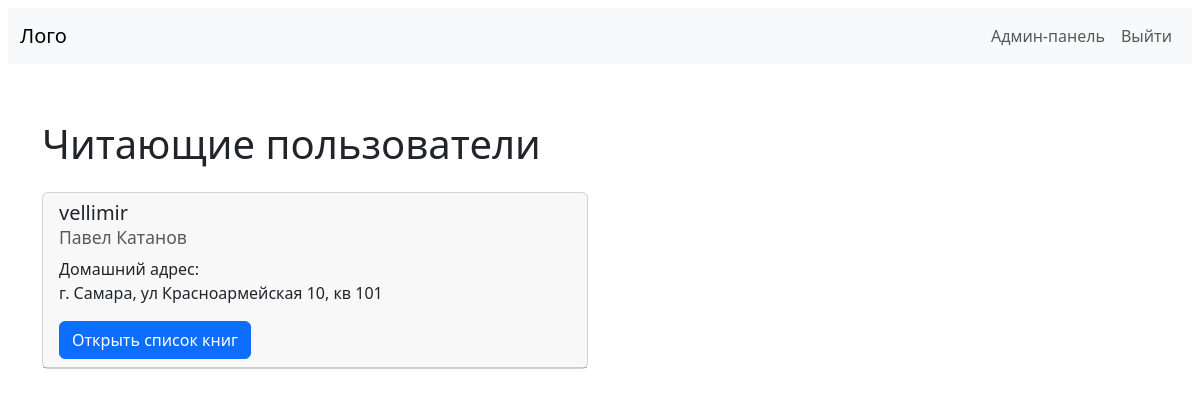
The app's page /users-books (signed in), older data.
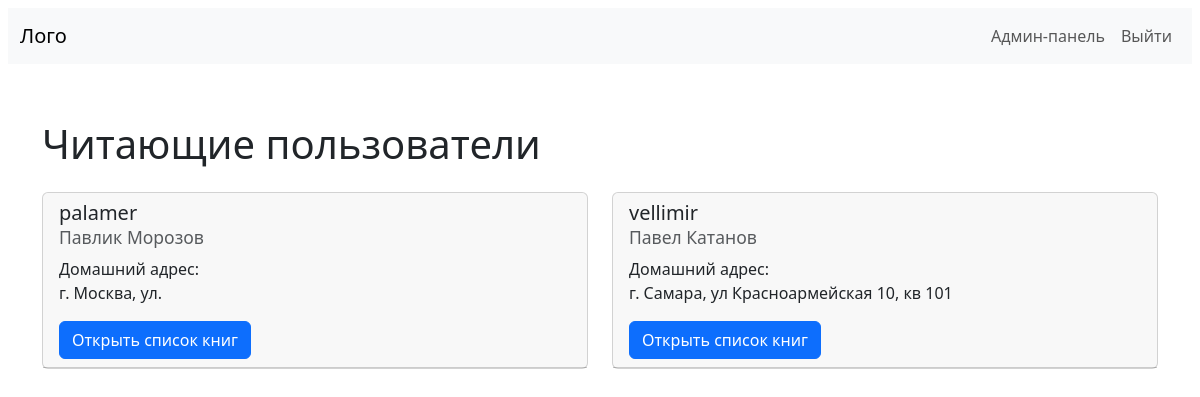
The same page, newer data.
### users/models.py (models this page shows)
class User(StrMixin, AbstractUser):
    ROLE_USER = [
        ('librarian', 'Библиотекарь'),
        ('reader', 'Читатель'),
    ]
    role = models.CharField(
        max_length=50,
        blank=False,
        null=False,
        choices=ROLE_USER,
    )
    employee_id = models.CharField(
        max_length=100,
        blank=True,
        null=True,
        verbose_name="Табельный номер"
    )
    first_name = models.CharField(max_length=150, blank=True, verbose_name="Имя")
    last_name = models.CharField(max_length=150, blank=True, verbose_name="Фамилия")
    address = models.TextField(blank=True, verbose_name="Адрес проживания")

### books/views.py (the view)
# urls.py: path("users-books", views.users_read_books, name="users_read_books"),
@auth_and_role_required("librarian")
def users_read_books(request):
    users_books = ReadBookForUser.objects.select_related('user').prefetch_related('book')
    user_book_dict = {}
    for item in users_books:
        if item.user not in user_book_dict:
            user_book_dict[item.user] = []
        user_book_dict[item.user].append(item)
    context = {
        "title": "Читающие пользователи",
        "user_book_dict": user_book_dict,
    }
    return render(request, "books/page_debtors.html", context)

### users/my_decor.py (called while the page is built)
def auth_and_role_required(role):
    def decorator(view_func):
        @wraps(view_func)
        @login_required
        def _wrapped_view(request, *args, **kwargs):
            try:
                user_role = request.user.role
            except AttributeError:
                return redirect('login')
            if user_role == role:
                return view_func(request, *args, **kwargs)
            elif user_role == "librarian":
                return redirect('users_read_books')
            elif user_role == "reader":
                return redirect('catalog')
        return _wrapped_view
    return decorator

### books/templates/books/page_debtors.html (shortened to what this page needs)
{% extends 'base.html' %}
{% load static %}
{% block content %}
{% if user.role ==  'librarian' %}
<div class="container mt-5">
    <h1 class="mb-4">{{ title }}</h1>
    <div class="row">
        {% for user, books in user_book_dict.items %}
            <div class="col-md-6 mb-4">
                <div class="card">
                    <div class="card-header">
                        <h5 class="card-title">
                            {{ user.username }} <br>
                            <small class="text-muted">{{ user.first_name }} {{ user.last_name }}</small>
                        </h5>
                        <p class="card-text">Домашний адрес: <br> {{ user.address }}</p>
                        <button class="btn btn-primary" type="button" data-bs-toggle="collapse" data-bs-target="#book-list-{{ user.id }}" aria-expanded="false" aria-controls="book-list-{{ user.id }}">
                            Открыть список книг
                        </button>
                    </div>
                </div>
            </div>
        {% endfor %}
    </div>
</div>
{% endif %}
{% endblock %}

Row changes from the older to the newer data that the page shows:
added User: username "palamer", first_name "Павлик", last_name "Морозов", address "г. Москва, ул."
